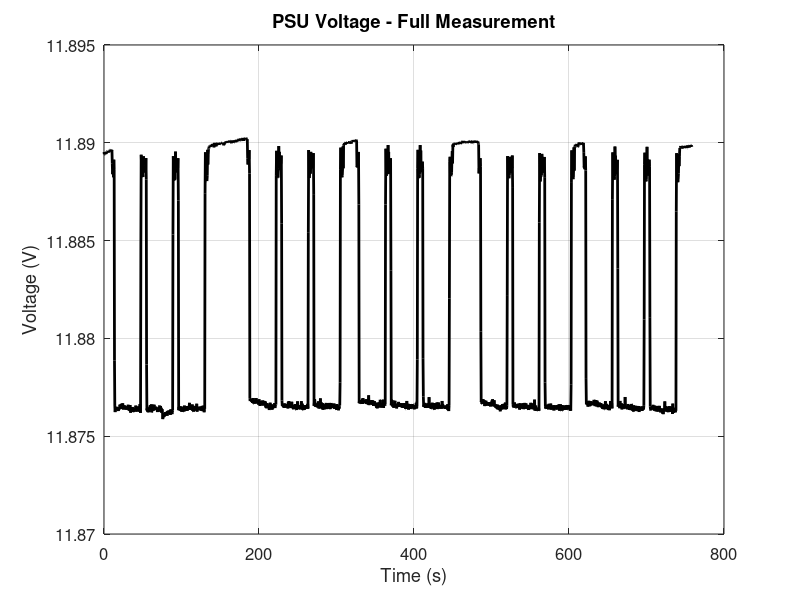

Write MATLAB code to recreate this figure. (Note: this script raises an error after producing the figure.)
%% 电源电压提取与均值计算
psu_data = load('new64410mesurement.mat', 'Channel1_VDC');
psu_voltage = psu_data.Channel1_VDC;
dt_psu = 0.410;
time_psu = (0:length(psu_voltage)-1)' * dt_psu;

% 设定有效电压范围
v_min = 11.0000;
v_max = 11.8770;

% 提取并计算平均电压
valid_voltage = psu_voltage(psu_voltage >= v_min & psu_voltage <= v_max);
avg_voltage_psu = mean(valid_voltage);
fprintf('PSU Voltage Average (%.4f ~ %.4f V): %.6f V\n', v_min, v_max, avg_voltage_psu);

% 绘图：PSU 电压整体图
figure;
plot(time_psu, psu_voltage, 'k', 'LineWidth', 2);
xlabel('Time (s)', 'FontSize',12);
ylabel('Voltage (V)', 'FontSize',12);
title('PSU Voltage - Full Measurement', 'FontSize',12);
grid on;
set(gca, 'FontSize',12);

%% 功率计算与主图展示
power_data = load('POWER410MEASURE.mat', 'Channel1_VDC');
channel_voltage = power_data.Channel1_VDC;
dt_power = dt_psu;
time_power = (0:length(channel_voltage)-1)' * dt_power;
R = 0.10269;
power = (channel_voltage ./ R) * avg_voltage_psu;

% 绘制整体功率图
figure;
plot(time_power, power, 'k', 'LineWidth', 2);
xlabel('Time (s)', 'FontSize',12);
ylabel('Power (W)', 'FontSize',12);
title('Power Consumption - Full Measurement', 'FontSize',12);
grid on;
set(gca, 'FontSize',12);

%% 子图分段（示意）
% 各分段索引
segment_idx = {
    7:331,
    331:652,
    651:971,
    970:1297,
    1296:1630
};

figure;
colors = ['b', 'g', 'r', 'm', 'c'];
for i = 1:5
    subplot(5,1,i);
    idx = segment_idx{i};
    plot(time_power(idx) - time_power(idx(1)), power(idx), colors(i), 'LineWidth', 2);
    title(sprintf('Repetition %d', i), 'FontSize',12);
    ylabel('Power (W)', 'FontSize',12);
    if i == 5
        xlabel('Time (s)', 'FontSize',12);
    end
    grid on;
    set(gca, 'FontSize',12);
end

%% 分段统计：processing 与 idle
% 时间点（单位秒）
processing_time_sec = [17, 98, 117, 199, 219, 300, 341, 422, 442, 523, ...
                       544, 624, 661, 743, 762, 844, 864, 944, 981, 1061, ...
                       1081, 1162, 1182, 1264, 1306, 1387, 1407, 1489, 1509, 1590];

idle_time_sec = [1, 5.74, 41, 47.56, 82.41, 88.97, 123.82, 138.99, 173.84, ...
                 180.4, 215.66, 222.22, 257.07, 270.19, 305.45, 312.01, ...
                 346.86, 353.42, 388.27, 400.98, 435.83, 442.39, 477.24, ...
                 483.8, 518.65, 534.64, 569.49, 576.46, 611.31, 617.87, ...
                 652.72, 673.63];

% 转换为采样点索引
processing_idx = round(processing_time_sec);
idle_idx = round(idle_time_sec / dt_power);

% 处理态功率均值计算（每两个点为一个区间）
processing_avgs = [];
for i = 1:2:length(processing_idx)
    idx_start = processing_idx(i);
    idx_end = processing_idx(i+1);
    avg = mean(power(idx_start:idx_end));
    processing_avgs(end+1) = avg;
    fprintf('Processing interval %d-%d: %.4f W\n', i, i+1, avg);
end

% 空闲态功率均值计算（每两个点为一个区间）
idle_avgs = [];
for i = 3:2:length(idle_idx)-2
    idx_start = idle_idx(i);
    idx_end = idle_idx(i+1);
    avg = mean(power(idx_start:idx_end));
    idle_avgs(end+1) = avg;
    fprintf('Idle interval %d-%d: %.4f W\n', i, i+1, avg);
end

% 输出整体均值
fprintf('\nAverage Processing Power: %.4f W\n', mean(processing_avgs));
fprintf('Average Idle Power: %.4f W\n', mean(idle_avgs));

%% 定义各段索引（重复测量的区间）
segment_idx = {
    7:321,
    331:645,
    651:965,
    970:1284,
    1296:1610
};

% 假设每段数据等长，直接获取每段的索引
numReps = length(segment_idx);
segmentLength = length(segment_idx{1});  % 每段数据点数（所有段等长）
allPower = zeros(numReps, segmentLength);

for i = 1:numReps
    idx = segment_idx{i};
    allPower(i,:) = power(idx);
end

% 计算各时刻的均值与标准差（沿着每个数据点）
meanPower = mean(allPower, 1);
stdPower = std(allPower, 0, 1);

% 取其中一段的时间作为横轴（假设各段的时间间隔一致）
timeSegment = time_power(segment_idx{1}) - time_power(segment_idx{1}(1));

% 绘图：均值和标准差（均为实线，线宽1）
figure;
plot(timeSegment, meanPower, 'r-', 'LineWidth', 1, 'DisplayName', 'Mean Power');
hold on;
plot(timeSegment, meanPower + stdPower, 'b-', 'LineWidth', 1, 'DisplayName', 'Mean + STD');
plot(timeSegment, meanPower - stdPower, 'b-', 'LineWidth', 1, 'DisplayName', 'Mean - STD');
xlabel('Time (s)', 'FontSize',12);
ylabel('Power (W)', 'FontSize',12);
title('Aggregated Power: Mean & Standard Deviation', 'FontSize',12);
legend('Location','south','Orientation','horizontal','FontSize',12);
grid on;
set(gca, 'FontSize',12);
xlim([0, 130]);
hold off;

width_in = 9;   
height_in = 4;  

% 设置图形属性
set(gcf, 'PaperUnits', 'inches');
set(gcf, 'PaperPosition', [0, 0, width_in, height_in]);

% 导出为矢量 EMF
print(gcf, '64power_repetitions', '-dmeta');
